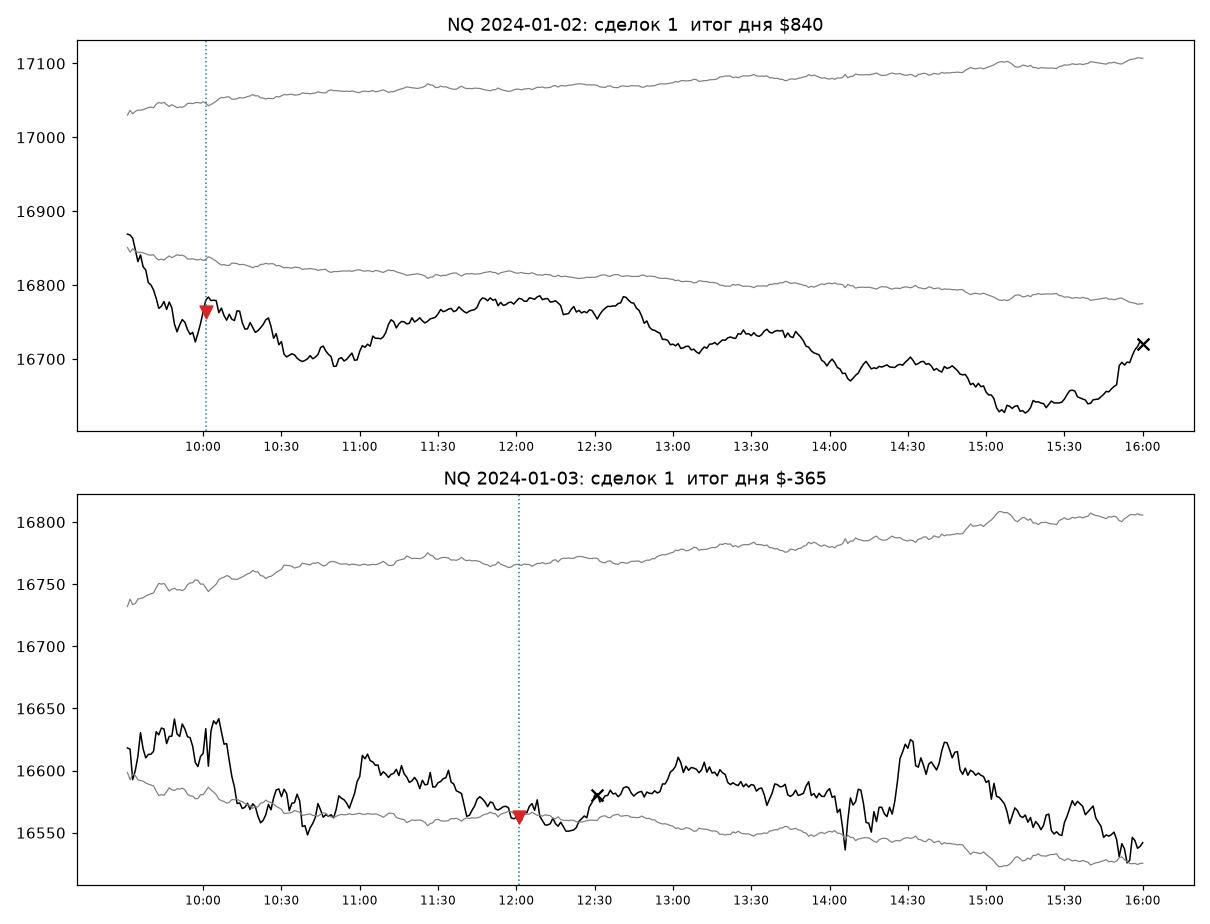

This chart was generated by the following Python code:
"""S-18 — сцены: первые две сессии 2024 года со сделкой (правило отбора названо до взгляда на их исход).

Слева от пунктира первой отметки входа — всё, что известно к решению; справа — продолжение.
Серые линии — верх и низ обычной области на каждую минуту, чёрная — закрытия минут,
треугольники — входы, кресты — выходы.
"""
import json

import matplotlib
matplotlib.use('Agg')
import matplotlib.pyplot as plt
import numpy as np
import pandas as pd

import run as band
from run import HERE, KMAX


def main():
    ins = 'NQ'
    cal, K, O, C = band.sessions(ins)
    T = pd.read_csv(HERE / 'band_trades_NQ.csv', parse_dates=['date'])
    days = list(T[T.date >= '2024-01-01'].date.drop_duplicates().iloc[:2])
    dates = pd.to_datetime(cal.date)
    op = O[:, 1]
    cl = np.array([C[s, min(K[s], KMAX)] for s in range(len(K))])
    move = np.abs(C / op[:, None] - 1.0)
    fig, axes = plt.subplots(len(days), 1, figsize=(11, 4.2 * len(days)))
    out = []
    for ax, d in zip(np.atleast_1d(axes), days):
        s = int(np.where(dates == d)[0][0])
        norm = np.nanmean(move[s - 14:s], axis=0)
        up = max(op[s], cl[s - 1]) * (1 + norm)
        dn = min(op[s], cl[s - 1]) * (1 - norm)
        k = np.arange(1, K[s] + 1)
        ax.plot(k, C[s, 1:K[s] + 1], color='black', lw=1)
        ax.plot(k, up[1:K[s] + 1], color='grey', lw=0.8)
        ax.plot(k, dn[1:K[s] + 1], color='grey', lw=0.8)
        tt = T[T.date == d]
        for r in tt.itertuples():
            ax.scatter([r.k_in], [O[s, r.k_in]], marker='^' if r.side > 0 else 'v', s=70,
                       color='tab:green' if r.side > 0 else 'tab:red', zorder=3)
            xo = C[s, K[s]] if r.k_out == K[s] else O[s, r.k_out]
            ax.scatter([r.k_out], [xo], marker='x', s=60, color='black', zorder=3)
            out.append({'date': str(d.date()), 'side': int(r.side), 'k_in': int(r.k_in), 'k_out': int(r.k_out),
                        'entry': float(O[s, r.k_in]), 'exit': float(xo), 'net_usd': float(r.net)})
        ax.axvline(tt.k_in.min(), color='tab:blue', ls=':', lw=1)
        ax.set_xticks(np.arange(30, K[s] + 1, 30))
        ax.set_xticklabels([f'{9 + (30 + m) // 60:02d}:{(30 + m) % 60:02d}' for m in np.arange(30, K[s] + 1, 30)], fontsize=8)
        ax.set_title(f'NQ {d.date()}: сделок {len(tt)}, итог дня ${tt.net.sum():,.0f}'.replace(',', ' '))
    fig.tight_layout()
    fig.savefig(HERE / 'scenes.png', dpi=110)
    (HERE / 'scenes.json').write_text(json.dumps(out, ensure_ascii=False, indent=1), encoding='utf-8')
    print(json.dumps(out, ensure_ascii=False, indent=1))


if __name__ == '__main__':
    main()
